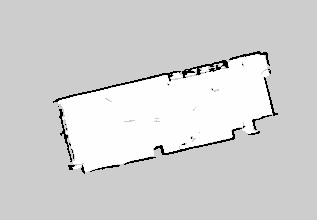
#> input picture takahashi_ws/python_ws/img/cartographer.png, 317 x 220 px, found by its file name
$ python digital_conversion.py
#> lines starting #> are read from the running program, lines starting #| are printed output that depends on the picture
# -*- coding: utf-8 -*-
#digital_conversion.py
# 2020/3/10
# Tan Tan
#
#手書きの画像データから図面を起こす。
import cv2
import numpy as np
import math
import matplotlib
import matplotlib.pyplot as plt
import copy
import sys

def digi_conv_main():
    print("Diigtal conversion prosecc is working...")

    #直線の始点終点を揃える範囲[pixel]
    merge_r = 10.0

    #入力ファイル
    input_FN = 'C:/Users/s_takahashi/takahashi_workspace/7_gh_ws/SLAM_Dungeon/takahashi_ws/python_ws/img/cartographer.png'

    #画像のサイズを取得する。
    img = cv2.imread(input_FN, cv2.IMREAD_COLOR)
#> img is the input picture: shape (220, 317, 3); min 0, max 254, mean 211.5
    height, width = img.shape[:2]   #入力画像の縦、横の大きさ
#> height = 220; width = 317
    size = (height + width)/2       #入力画像の大まかな大きさ。点の重なり判断の指標に使われる。
#> size = 268.5

    #画像から直線を取得する。
    ori_lines = read_lines(input_FN, height)

    #取得した直線を全て、x軸に平行もしくはy軸に平行な直線に直す。
    para_lines = para(ori_lines)

    #重なっている線を結合する。
    fuse_lines = fusion(para_lines, size)

    #統合された線の両端を揃える。
    coor_lines = coordinate(fuse_lines, merge_r)
    #このcoor_linesの中身が整えられた最終的な直線群
    #直線群のデータ構造: [[x1, y1, x2, y2], [x1, y1, x2, y2], [x1, y1, x2, y2], ...]
    #各直線が配列内に順番に並んでいて、それぞれの中では始点終点の座標が格納されている。

    #下記はplot処理

    #読み取った線をplot
    FN = "output_original.png"
    plot_lines(ori_lines, FN)

    #平行にした線をplot
    FN = "output_para.png"
    plot_lines(para_lines, FN)

    #結合した線をplot
    FN = "output_fuse.png"
    plot_lines(fuse_lines, FN)

    #両端を整えた線をplot
    FN = "output_coor.png"
    plot_lines(coor_lines, FN)

    return 0

def read_lines(input_FN, height):
    #画像から直線を取得する。
    #
    #詳細###
    #openCVを使って、入力画像に次の処理を行う。
    # 1. [画像処理] 画像の読み取り
    # 2. [画像処理] カラーデータをグレーデータに変換
    # 3. [画像処理] 直線検出の準備として、白黒を反転させる。
    # 4. [画像処理] 直線検出(ハフ変換による直線検出)
    # 5. [数値処理] 同直線の統合: 始点終点が、他の線と近ければ、統一する。

    #height = parameter["height"]

    #読み取り
#> called with height = 220
    img = cv2.imread(input_FN)

    #グレーに変換
    gray = cv2.cvtColor(img, cv2.COLOR_BGR2GRAY)

    #白黒反転
    gray_2 = cv2.bitwise_not(gray)
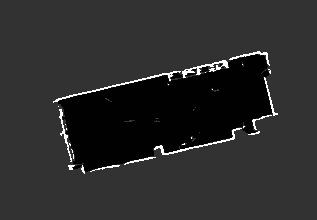
#> gray_2: shape (220, 317); min 1, max 255, mean 43.5

    #直線検出
    bare_lines = cv2.HoughLinesP(gray_2, rho=1, theta=np.pi/180, threshold=80, minLineLength=50, maxLineGap=5)
#> bare_lines = 293 rows, first 6: [32, 0, 251, 219], [0, 203, 316, 56], [86, 219, 305, 0], [59, 0, 278, 219], [21, 219, 240, 0], [0, 15, 316, 176]
    #直線群のデータ構造: [[x1, y1, x2, y2], [x1, y1, x2, y2], [x1, y1, x2, y2], ...]
    #各直線が配列内に順番に並んでいて、それぞれの中では始点終点の座標が格納されている。

    #同直線の統合
    line_p_size = 10
    threshold_size = 10
    ori_lines_bare = integrate_lines(bare_lines, threshold_size)
#> the loop in integrate_lines, `for bare_lines_cont in bare_lines:` made 293 passes
#> after the loop in integrate_lines, `for bare_lines_cont in bare_lines:`: ori_lines = 44 items, first 6: [[32, 0, 251, 219]], [[0, 203, 316, 56]], [[86, 219, 305, 0]], [[59, 0, 278, 219]], [[21, 219, 240, 0]], [[0, 15, 316, 176]]
#> ori_lines_bare has the same summary as ori_lines in integrate_lines

    ori_lines = []
    for line in ori_lines_bare:
        line_cont = line[0]
        ori_lines.append([line_cont[0], height-line_cont[1], line_cont[2], height-line_cont[3]])
#> this loop made 44 passes
#> line_cont on passes 1 to 12: [32, 0, 251, 219], [0, 203, 316, 56], [86, 219, 305, 0], [59, 0, 278, 219], [21, 219, 240, 0], [0, 15, 316, 176], [73, 219, 292, 0], [4, 219, 223, 0], [62, 219, 281, 0], [0, 210, 210, 0], [32, 219, 251, 0], [50, 219, 269, 0]
#> after the loop, ori_lines = 44 items, first 6: [32, 220, 251, 1], [0, 17, 316, 164], [86, 1, 305, 220], [59, 220, 278, 1], [21, 1, 240, 220], [0, 205, 316, 44]

    return ori_lines

def integrate_lines(bare_lines, threshold_size):
    #同一の直線と思われる直線を統合する。

    #詳細###
    #入力された直線群の中から、直線を一個ずつ選び、他の直線と比較
    #始点終点が他と近くなければ、新規直線としてint_linesに格納していく。
    #最終的には、int_lines内に格納された直線同士は、始点終点が互いに異なる。

    ori_lines = []

    for bare_lines_cont in bare_lines:
        for int_lines_cont in ori_lines:
            #2直線の始点と終点の差分d1, d2を算出して、それが共に指定距離よりも近くにあるかどうかで、同じ直線かどうかを判断する。
            d1 = math.sqrt((int_lines_cont[0][0] - bare_lines_cont[0][0])**2 + (int_lines_cont[0][1] - bare_lines_cont[0][1])**2)
            d2 = math.sqrt((int_lines_cont[0][2] - bare_lines_cont[0][2])**2 + (int_lines_cont[0][3] - bare_lines_cont[0][3])**2)
            if d1 < threshold_size and d2 < threshold_size:
                #同じ直線だと判断した場合
                break
        else:
            #同じ直線がまだint_linesの中にない場合には、新規直線として追加する。
            ori_lines.append(bare_lines_cont)

    return ori_lines

def para(int_lines):
    #全ての直線をx,y軸に平行にする。

    #詳細###
    # 0. 直線群に対して1つずつ処理を行う。
    # 1. 縦線か横線かを判断
    # 2. 縦線ならxを、横線ならyを始点終点で一致させる。
    # 3. 斜め線の場合には警告
    # 4. 返り値は座標軸平行に整えられた直線(の始点終点座標)群

    para_lines = [] #座標軸に対して平行に整えられた直線が格納される。

    for line_cont in int_lines:
        x1, y1, x2, y2 = line_cont
        #縦か横かの判断を行い、座標を整える。
        dx = abs(x1-x2)
        dy = abs(y1-y2)
        if dx < dy: #縦線
            x_out_1 = (x1+x2)/2
            x_out_2 = x_out_1
            y_out_1 = y1
            y_out_2 = y2
        else: #横線
            x_out_1 = x1
            x_out_2 = x2
            y_out_1 = (y1+y2)/2
            y_out_2 = y_out_1
        #斜めの線の時には警告する。
        if abs(dx-dy)/((dx+dy)/2) < 0.5:
            print("There is a diagonal line!!!")
        para_lines.append([x_out_1, y_out_1, x_out_2, y_out_2])
#> this loop made 44 passes
#> (x1, y1, x2, y2, dx, dy, x_out_1, x_out_2) on passes 1 to 12: (32, 220, 251, 1, 219, 219, 32, 251), (0, 17, 316, 164, 316, 147, 0, 316), (86, 1, 305, 220, 219, 219, 86, 305), (59, 220, 278, 1, 219, 219, 59, 278), (21, 1, 240, 220, 219, 219, 21, 240), (0, 205, 316, 44, 316, 161, 0, 316), (73, 1, 292, 220, 219, 219, 73, 292), (4, 1, 223, 220, 219, 219, 4, 223), (62, 1, 281, 220, 219, 219, 62, 281), (0, 10, 210, 220, 210, 210, 0, 210), (32, 1, 251, 220, 219, 219, 32, 251), (50, 1, 269, 220, 219, 219, 50, 269)
#| There is a diagonal line!!!
#| There is a diagonal line!!!
#| There is a diagonal line!!!
#| There is a diagonal line!!!
#| There is a diagonal line!!!
#| There is a diagonal line!!!
#| There is a diagonal line!!!
#| There is a diagonal line!!!
#> (further printed lines are left out)
#> after the loop, para_lines = 44 items, first 6: [32, 110.5, 251, 110.5], [0, 90.5, 316, 90.5], [86, 110.5, 305, 110.5], [59, 110.5, 278, 110.5], [21, 110.5, 240, 110.5], [0, 124.5, 316, 124.5]

    return para_lines

def fusion(para_lines, size):
    #各直線が、他の直線と重なっているかを確認し、
    #重なっていれば、融合する。

    #size = (height + width)/2

#> called with size = 268.5
    fuse_lines = [] #結合された直線が格納される。
    fused_list = []

    for line_n in range(len(para_lines)):
        if line_n in fused_list:
            continue
        new_line = copy.copy(para_lines[line_n])
        for line_n_n in range(len(para_lines)):
            if line_n != line_n_n:
                new_line, fusion_switch = fusion_lines(new_line, para_lines[line_n_n], size)
                if fusion_switch == 1: #2直線が結合された場合
                    fused_list.append(line_n_n)
        fuse_lines.append(new_line)
#> this loop made 44 passes

    return fuse_lines

def fusion_lines(lineA, lineB, size):
    #2つの直線の方向を確認し、違う方向ならlineAを返し、
    #同じ方向なら、lineAとlineBが重なっているかを確認し、
    #重なっていればlineAを返し、重なっていれば2直線を融合してつなぎ合わせる。
    #直線の返り値と共に、結合したかどうかを0/1で返す。

    #2つの線が同じ方向かの確認
    #方向が違えば、lineAを返して終了
    if lineA[0] == lineA[2]:
        A_angle = "x"
    else:
        A_angle = "y"

    if lineB[0] == lineB[2]:
        B_angle = "x"
    else:
        B_angle = "y"

    if A_angle != B_angle:
        return lineA, 0

    #方向が同じ場合に、直線が重なっているかを確認
    if A_angle == "x":
        distance = abs(lineA[0] - lineB[0])
        pA = [min(lineA[1], lineA[3]), max(lineA[1], lineA[3])]
        pB = [min(lineB[1], lineB[3]), max(lineB[1], lineB[3])]
    else:
        distance = abs(lineA[1] - lineB[1])
        pA = [min(lineA[0], lineA[2]), max(lineA[0], lineA[2])]
        pB = [min(lineB[0], lineB[2]), max(lineB[0], lineB[2])]

    if distance > size/100: #もしも2つの線が十分に離れていれば、lineAを返して終了
        return lineA, 0

    if pA[0] > pB[1] or pB[0] > pA[1]: #重なっていなければ、lineAを返して終了
        return lineA, 0

    #ここまで処理が回った=2つの直線は重なっているため、
    #直線の方向(x軸に平行か、y軸に平行か)に応じて、融合する。
    #融合時には、2直線を足し合わせたようにする。
    if A_angle == "x":
        x = (lineA[0] + lineA[2] + lineB[0] + lineB[2])/4
        y1 = min(lineA[1], lineA[3], lineB[1], lineB[3])
        y2 = max(lineA[1], lineA[3], lineB[1], lineB[3])
        new_line = [x, y1, x, y2]
    else:
        y = (lineA[1] + lineA[3] + lineB[1] + lineB[3])/4
        x1 = min(lineA[0], lineA[2], lineB[0], lineB[2])
        x2 = max(lineA[0], lineA[2], lineB[0], lineB[2])
        new_line = [x1, y, x2, y]

    return new_line, 1

def coordinate(fuse_lines, merge_r):
    #各直線の始点終点座標を、近い点で揃える。
    #そろえる範囲をcoor_dで指定する。
#> called with merge_r = 10
    in_lines = copy.deepcopy(fuse_lines)

    for i, line in enumerate(in_lines):
        for k in [0,2]: #x軸方向 in_lines[i][k]の全てを回す。
            for j, line_cont in enumerate(in_lines):
                for g in [0,2]:
                    if i==j and k==g: continue
                    if abs(line[k] - line_cont[g]) < merge_r:
                        in_lines[j][g] = line[k]
        for k in [1,3]: #y軸方向 in_lines[i][k]の全てを回す。
            for j, line_cont in enumerate(in_lines):
                for g in [1,3]:
                    if i==j and k==g: continue
                    if abs(line[k] - line_cont[g]) < merge_r:
                        in_lines[j][g] = line[k]
#> this loop made 30 passes
#> line on passes 1 to 12: [4, 110.5, 315, 110.5], [4, 89.25, 315, 89.25], [4, 124.2, 315, 124.2], [4, 110.5, 210, 110.5], [4, 124.2, 179, 124.2], [108, 110.5, 315, 110.5], [130, 89.25, 315, 89.25], [4, 135.5, 169, 135.5], [152, 89.25, 315, 89.25], [4, 135.5, 152, 135.5], [4, 147.5, 152, 147.5], [179, 66, 315, 66]

    return in_lines

def plot_lines(lines, FN):
    #入力された直線をグラフにplotする。

#> called with FN = 'output_original.png'
    fig = plt.figure()
    plt.xlim(0, 600)
    plt.ylim(0, 600)
    plt.xlabel("x [-]")
    plt.ylabel("y [-]")
    plt.title("Lines")

    #取得した直線のplot
    for line_cont in lines:
        x = [line_cont[0], line_cont[2]] #[始点座標、終点座標]
        y = [line_cont[1], line_cont[3]] #[始点座標、終点座標]
        plt.plot(x, y, color="blue")
#> this loop made 44 passes
#> line_cont on passes 1 to 12: [32, 220, 251, 1], [0, 17, 316, 164], [86, 1, 305, 220], [59, 220, 278, 1], [21, 1, 240, 220], [0, 205, 316, 44], [73, 1, 292, 220], [4, 1, 223, 220], [62, 1, 281, 220], [0, 10, 210, 220], [32, 1, 251, 220], [50, 1, 269, 220]

    #画像として保存する。
    fig.savefig(FN)
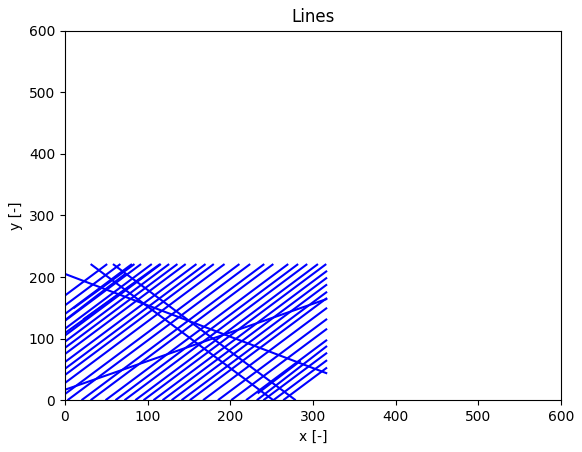
#> figure drawn by matplotlib, 1 panel

    return 0

if __name__=="__main__":

    #メインプログラムの呼び出し
    digi_conv_main()
#> call 2 of plot_lines, with FN = 'output_para.png'
#> the loop in plot_lines (call 2), `for line_cont in lines:` made 44 passes
#> line_cont on passes 1 to 12: [32, 110.5, 251, 110.5], [0, 90.5, 316, 90.5], [86, 110.5, 305, 110.5], [59, 110.5, 278, 110.5], [21, 110.5, 240, 110.5], [0, 124.5, 316, 124.5], [73, 110.5, 292, 110.5], [4, 110.5, 223, 110.5], [62, 110.5, 281, 110.5], [0, 115, 210, 115], [32, 110.5, 251, 110.5], [50, 110.5, 269, 110.5]
#> in plot_lines (call 2), `fig.savefig(FN)`:
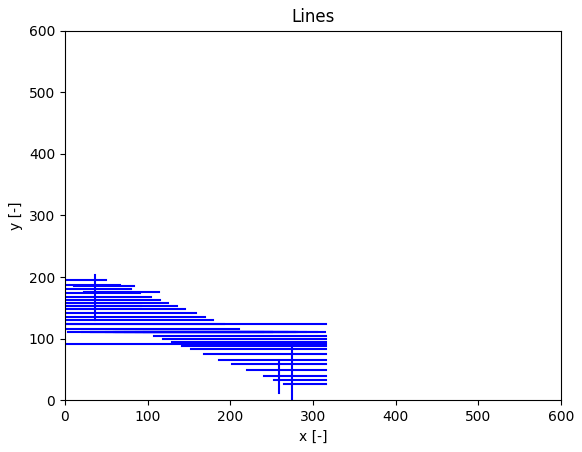
#> figure drawn by matplotlib, 1 panel
#> call 4 of plot_lines, with FN = 'output_coor.png'
#> the loop in plot_lines (call 4), `for line_cont in lines:` made 30 passes
#> in plot_lines (call 4), `fig.savefig(FN)`:
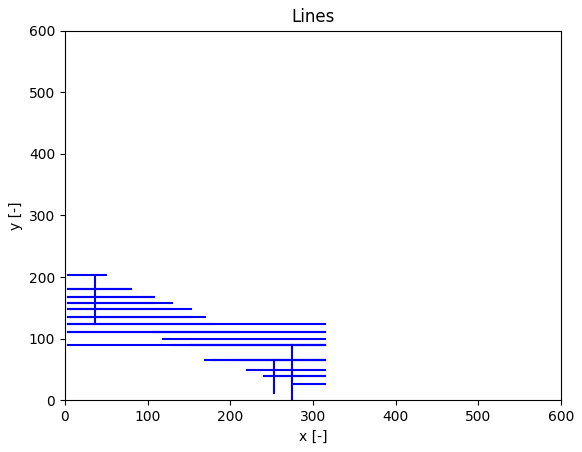
#> figure drawn by matplotlib, 1 panel
